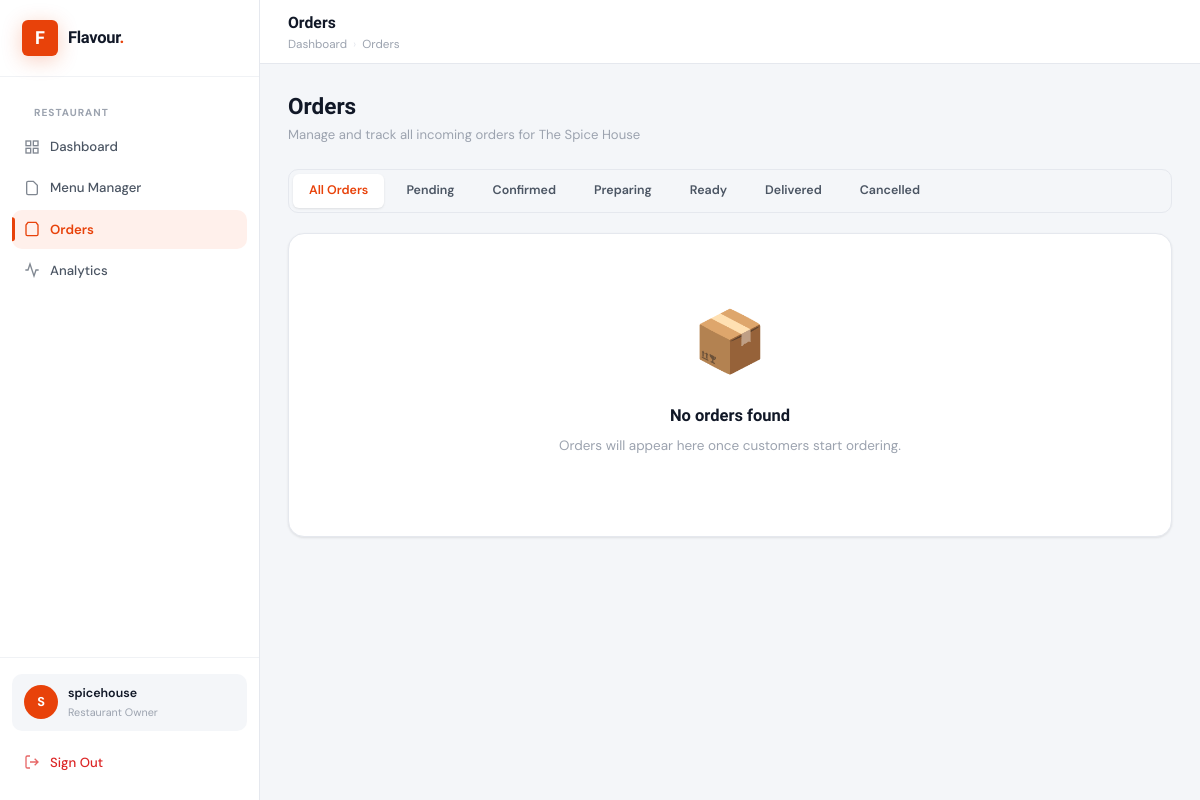
The page /restaurants/orders/ (signed in) on the database its author committed.
### apps/accounts/models.py (models this page shows, shortened)
class User(AbstractUser):
    ROLE_CHOICES = [
        ('admin', 'Admin'),
        ('restaurant', 'Restaurant Owner'),
        ('customer', 'Customer'),
    ]
    role = models.CharField(max_length=20, choices=ROLE_CHOICES, default='customer')
    phone = models.CharField(max_length=15, blank=True)
    avatar = models.ImageField(upload_to='avatars/', blank=True, null=True)

### apps/restaurants/models.py (models this page shows, shortened)
class Restaurant(models.Model):
    CUISINE_CHOICES = [
        ('indian', 'Indian'), ('chinese', 'Chinese'), ('italian', 'Italian'),
        ('mexican', 'Mexican'), ('american', 'American'), ('thai', 'Thai'),
        ('japanese', 'Japanese'), ('mediterranean', 'Mediterranean'), ('other', 'Other'),
    ]
    owner = models.OneToOneField(settings.AUTH_USER_MODEL, on_delete=models.CASCADE, related_name='restaurant')
    name = models.CharField(max_length=200)
    description = models.TextField(blank=True)
    cuisine = models.CharField(max_length=50, choices=CUISINE_CHOICES, default='other')
    address = models.TextField()
    phone = models.CharField(max_length=15)
    logo = models.ImageField(upload_to='restaurant_logos/', blank=True, null=True)
    cover_image = models.ImageField(upload_to='restaurant_covers/', blank=True, null=True)
    is_open = models.BooleanField(default=True)
    rating = models.DecimalField(max_digits=3, decimal_places=1, default=0.0)
    delivery_time = models.PositiveIntegerField(default=30, help_text='Estimated delivery in minutes')
    minimum_order = models.DecimalField(max_digits=8, decimal_places=2, default=0.00)
    latitude = models.DecimalField(max_digits=9, decimal_places=6, null=True, blank=True)
    longitude = models.DecimalField(max_digits=9, decimal_places=6, null=True, blank=True)
    created_at = models.DateTimeField(auto_now_add=True)

### apps/restaurants/views.py (the view)
    def wrapper(request, *args, **kwargs):
        if not request.user.is_authenticated or request.user.role != 'restaurant':
            messages.error(request, 'Access denied. Restaurant accounts only.')
            return redirect('accounts:login')
        return view_func(request, *args, **kwargs)

### apps/orders/context_processors.py (called while the page is built)
def cart_count(request):
    cart = request.session.get('cart', {})
    count = sum(item['quantity'] for item in cart.values())
    return {'cart_count': count}

### apps/restaurants/views.py (called while the page is built)
def restaurant_required(view_func):
    def wrapper(request, *args, **kwargs):
        if not request.user.is_authenticated or request.user.role != 'restaurant':
            messages.error(request, 'Access denied. Restaurant accounts only.')
            return redirect('accounts:login')
        return view_func(request, *args, **kwargs)
    return wrapper

@login_required
@restaurant_required
def orders_list(request):
    restaurant = get_object_or_404(Restaurant, owner=request.user)
    status_filter = request.GET.get('status', '')
    orders = Order.objects.filter(restaurant=restaurant).order_by('-created_at')
    if status_filter:
        orders = orders.filter(status=status_filter)
    return render(request, 'restaurants/orders.html', {
        'restaurant': restaurant,
        'orders': orders,
        'status_filter': status_filter,
    })

### templates/restaurants/orders.html (shortened to what this page needs)
{% extends 'base.html' %}
{% block page_title %}Orders{% endblock %}
{% block breadcrumb %}<a href="{% url 'restaurants:dashboard' %}">Dashboard</a><span class="sep">›</span><span>Orders</span>{% endblock %}
{% block sidebar_nav %}
<div class="sidebar-section-label">Restaurant</div>
<a href="{% url 'restaurants:dashboard' %}" class="nav-link">
  <svg width="16" height="16" viewBox="0 0 24 24" fill="none" stroke="currentColor" stroke-width="2"><rect x="3" y="3" width="7" height="7"/><rect x="14" y="3" width="7" height="7"/><rect x="14" y="14" width="7" height="7"/><rect x="3" y="14" width="7" height="7"/></svg>
  Dashboard
</a>
<a href="{% url 'restaurants:menu' %}" class="nav-link">
  <svg width="16" height="16" viewBox="0 0 24 24" fill="none" stroke="currentColor" stroke-width="2"><path d="M14 2H6a2 2 0 00-2 2v16a2 2 0 002 2h12a2 2 0 002-2V8z"/></svg>
  Menu Manager
</a>
<a href="{% url 'restaurants:orders' %}" class="nav-link active">
  <svg width="16" height="16" viewBox="0 0 24 24" fill="none" stroke="currentColor" stroke-width="2"><path d="M6 2L3 6v14a2 2 0 002 2h14a2 2 0 002-2V6l-3-4z"/></svg>
  Orders
</a>
<a href="{% url 'analytics:dashboard' %}" class="nav-link">
  <svg width="16" height="16" viewBox="0 0 24 24" fill="none" stroke="currentColor" stroke-width="2"><polyline points="22 12 18 12 15 21 9 3 6 12 2 12"/></svg>
  Analytics
</a>
{% endblock %}
{% block content %}
<div class="page-header">
  <div class="page-header-left">
    <h1>Orders</h1>
    <p>Manage and track all incoming orders for {{ restaurant.name }}</p>
  </div>
</div>
<div class="filter-tabs" style="margin-bottom: 20px;">
  <a href="{% url 'restaurants:orders' %}" class="filter-tab {% if not status_filter %}active{% endif %}">All Orders</a>
  <a href="?status=pending" class="filter-tab {% if status_filter == 'pending' %}active{% endif %}">Pending</a>
  <a href="?status=confirmed" class="filter-tab {% if status_filter == 'confirmed' %}active{% endif %}">Confirmed</a>
  <a href="?status=preparing" class="filter-tab {% if status_filter == 'preparing' %}active{% endif %}">Preparing</a>
  <a href="?status=ready" class="filter-tab {% if status_filter == 'ready' %}active{% endif %}">Ready</a>
  <a href="?status=delivered" class="filter-tab {% if status_filter == 'delivered' %}active{% endif %}">Delivered</a>
  <a href="?status=cancelled" class="filter-tab {% if status_filter == 'cancelled' %}active{% endif %}">Cancelled</a>
</div>
<div class="card">
  {% if orders %}
  <div class="table-wrap">
    <table class="data-table">
      <thead>
        <tr>
          <th>Order #</th>
          <th>Customer</th>
          <th>Items</th>
          <th>Total</th>
          <th>Delivery Address</th>
          <th>Status</th>
          <th>Placed</th>
          <th>Update Status</th>
        </tr>
      </thead>
      <tbody>
        {% for order in orders %}
        <tr>
          <td><strong style="font-family:var(--font-display);">#{{ order.id }}</strong></td>
          <td>
            <div style="font-weight:600;">{{ order.customer.username }}</div>
            <div class="text-muted" style="font-size:0.75rem;">{{ order.customer.email }}</div>
          </td>
          <td>
            {% for oi in order.items.all %}
            <div style="font-size:0.8rem;">{{ oi.quantity }}× {{ oi.item_name }}</div>
            {% endfor %}
          </td>
          <td><strong>₹{{ order.total_price }}</strong></td>
          <td style="font-size:0.78rem; color:var(--text-muted); max-width:150px;">{{ order.delivery_address|truncatechars:50 }}</td>
          <td><span class="badge badge-{{ order.status_badge_class }}">{{ order.get_status_display }}</span></td>
          <td class="text-muted" style="font-size:0.78rem; white-space:nowrap;">{{ order.created_at|date:"d M, H:i" }}</td>
          <td>
            <form method="post" action="{% url 'restaurants:update_order_status' order.id %}">
              {% csrf_token %}
              <select name="status" class="form-control" style="padding:5px 8px;font-size:0.78rem;width:auto;" onchange="this.form.submit()">
                {% for val, label in order.STATUS_CHOICES %}
                <option value="{{ val }}" {% if order.status == val %}selected{% endif %}>{{ label }}</option>
                {% endfor %}
              </select>
            </form>
          </td>
        </tr>
        {% endfor %}
      </tbody>
    </table>
  </div>
  {% else %}
  <div class="empty-state">
    <span class="empty-icon">📦</span>
    <h3>No orders found</h3>
    <p>{% if status_filter %}No {{ status_filter }} orders at the moment.{% else %}Orders will appear here once customers start ordering.{% endif %}</p>
  </div>
  {% endif %}
</div>
{% endblock %}

### templates/base.html (shortened to what this page needs)
{% load static %}
<!DOCTYPE html>
<html lang="en">
<head>
  <link rel="stylesheet" href="{% static 'css/main.css' %}">
</head>
<body>
<div class="app-shell">
  <aside class="sidebar" id="sidebar">
    <a href="/" class="sidebar-brand">
      <div class="sidebar-logo">F</div>
      <span class="sidebar-title">Flavour<span>.</span></span>
    </a>
    <nav class="sidebar-nav">
      {% block sidebar_nav %}{% endblock %}
    </nav>
    <div class="sidebar-footer">
      {% if user.is_authenticated %}
      <div class="sidebar-user">
        <div class="user-avatar">{{ user.username|first|upper }}</div>
        <div class="user-info">
          <div class="user-name">{{ user.username }}</div>
          <div class="user-role">{{ user.get_role_display }}</div>
        </div>
      </div>
      <a href="{% url 'accounts:logout' %}" class="nav-link mt-2" style="color: var(--danger);">
        <svg width="16" height="16" viewBox="0 0 24 24" fill="none" stroke="currentColor" stroke-width="2"><path d="M9 21H5a2 2 0 01-2-2V5a2 2 0 012-2h4M16 17l5-5-5-5M21 12H9"/></svg>
        Sign Out
      </a>
      {% endif %}
    </div>
  </aside>
  <div class="main-content">
    <header class="topbar">
      <div class="topbar-left">
        <div>
          <div class="page-title">{% block page_title %}Dashboard{% endblock %}</div>
          <div class="breadcrumb">{% block breadcrumb %}{% endblock %}</div>
        </div>
      </div>
    </header>
    <main class="page-content">
      {% block content %}{% endblock %}
    </main>
  </div>
</div>
</body>
</html>

### rows shown on the page
User: username|first "S", username "spicehouse", role "Restaurant Owner"
Restaurant: name "The Spice House"
